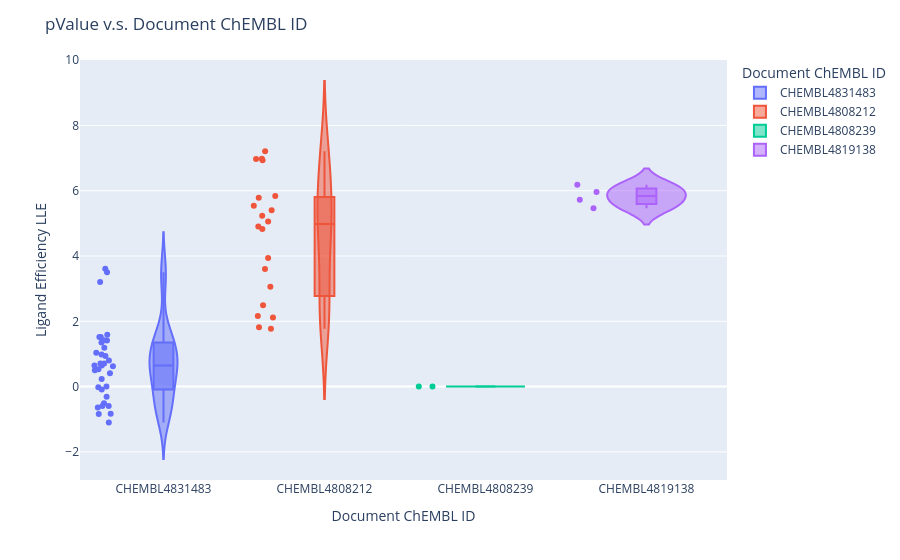

Notebook code cell kept with this figure:
### Markdown cell above
### Plotly.violin

### Code cell
fig = px.violin(df,
                x='Document ChEMBL ID',
                y='Ligand Efficiency LLE',
                color='Document ChEMBL ID',
                box=True,
                points='all',
                hover_data=['Molecular Weight', 'AlogP', 'pChEMBL Value']
                )
fig.update_layout(
    title='pValue v.s. Document ChEMBL ID',
    # showlegend=False, # Legendのon/off
    width=1000,
    # height=700
    ) 

fig.show()

### Figure 1 — Plotly figure (JSON) as saved in the notebook; plotly's stock layout.template omitted (floating-point values rounded to 4 significant figures)
{"data": [{"alignmentgroup": "True", "box": {"visible": true}, "customdata": [[400.6, 5.5, 4.91], [444.2, 5.65, 5.06], [389.3, 4.68, 4.68], [449.4, 5.01, 5.72], [379.3, 4.89, 5.12], [444.2, 5.65, 5.01], [310.4, 4.14, 5.17], [444.2, 5.65, 5.14], [465.4, 6.25, 5.15], [310.4, 3.92, 5.34], [340.4, 3.6, 5.01], [402.5, 5.25, 5.66], [397.5, 3.53, 5.05], [386.5, 5.49, 5.4], [449.4, 5.01, 5.96], [296.4, 3.58, 5.17], [465.4, 6.25, 5.42], [383.5, 3.52, 5.04], [405.3, 4.35, 4.97], [602.6, 2.31, 5.51], [340.4, 3.93, 5.12], [310.4, 3.59, 4.57], [602.6, 2.31, 5.81], [602.6, 2.31, 5.92], [444.2, 5.65, 5.34], [405.3, 4.35, 5.06], [389.3, 4.68, 5.33], [310.4, 3.92, 5.27], [405.3, 4.35, 5], [364.4, 4.6, 5.1], [386.5, 5.49, 5.47], [402.5, 5.25, 5.78], [465.4, 6.25, 5.42], [405.3, 4.35, 5.15]], "hovertemplate": "Document ChEMBL ID=%{x}<br>Ligand Efficiency LLE=%{y}<br>Molecular Weight=%{customdata[0]}<br>AlogP=%{customdata[1]}<br>pChEMBL Value=%{customdata[2]}<extra></extra>", "legendgroup": "CHEMBL4831483", "marker": {"color": "#636efa"}, "name": "CHEMBL4831483", "offsetgroup": "CHEMBL4831483", "orientation": "v", "points": "all", "scalegroup": "True", "showlegend": true, "type": "violin", "x": ["CHEMBL4831483", "CHEMBL4831483", "CHEMBL4831483", "CHEMBL4831483", "CHEMBL4831483", "CHEMBL4831483", "CHEMBL4831483", "CHEMBL4831483", "CHEMBL4831483", "CHEMBL4831483", "CHEMBL4831483", "CHEMBL4831483", "CHEMBL4831483", "CHEMBL4831483", "CHEMBL4831483", "CHEMBL4831483", "CHEMBL4831483", "CHEMBL4831483", "CHEMBL4831483", "CHEMBL4831483", "CHEMBL4831483", "CHEMBL4831483", "CHEMBL4831483", "CHEMBL4831483", "CHEMBL4831483", "CHEMBL4831483", "CHEMBL4831483", "CHEMBL4831483", "CHEMBL4831483", "CHEMBL4831483", "CHEMBL4831483", "CHEMBL4831483", "CHEMBL4831483", "CHEMBL4831483"], "x0": " ", "xaxis": "x", "y": [-0.59, -0.59, 0, 0.71, 0.23, -0.64, 1.04, -0.51, -1.1, 1.42, 1.41, 0.41, 1.52, -0.09, 0.94, 1.59, -0.84, 1.52, 0.62, 3.2, 1.19, 0.98, 3.5, 3.61, -0.31, 0.71, 0.65, 1.35, 0.65, 0.5, -0.02, 0.53, -0.83, 0.8], "y0": " ", "yaxis": "y"}, {"alignmentgroup": "True", "box": {"visible": true}, "customdata": [[403.5, 1.54, 7.38], [362.5, 3.2, 5.32], [485.6, 0.54, 7.52], [572.7, 2.6, 6.54], [600.8, 3.15, 8.05], [452.6, 2.45, 7.51], [504.7, 1.78, 5.38], [362.5, 3.2, 4.97], [601.8, 1.96, 7.19], [635.8, 3.97, 7.03], [464.5, 1.86, 7.64], [485.6, 0.54, 7.47], [452.6, 2.45, 7.85], [485.6, 0.54, 7.51], [464.5, 1.86, 7.4], [472.5, 0.89, 8.1], [461.6, 3.34, 5.5], [679.9, 2.45, 4.94], [475.6, 3.59, 5.41], [452.6, 2.45, 7.28]], "hovertemplate": "Document ChEMBL ID=%{x}<br>Ligand Efficiency LLE=%{y}<br>Molecular Weight=%{customdata[0]}<br>AlogP=%{customdata[1]}<br>pChEMBL Value=%{customdata[2]}<extra></extra>", "legendgroup": "CHEMBL4808212", "marker": {"color": "#EF553B"}, "name": "CHEMBL4808212", "offsetgroup": "CHEMBL4808212", "orientation": "v", "points": "all", "scalegroup": "True", "showlegend": true, "type": "violin", "x": ["CHEMBL4808212", "CHEMBL4808212", "CHEMBL4808212", "CHEMBL4808212", "CHEMBL4808212", "CHEMBL4808212", "CHEMBL4808212", "CHEMBL4808212", "CHEMBL4808212", "CHEMBL4808212", "CHEMBL4808212", "CHEMBL4808212", "CHEMBL4808212", "CHEMBL4808212", "CHEMBL4808212", "CHEMBL4808212", "CHEMBL4808212", "CHEMBL4808212", "CHEMBL4808212", "CHEMBL4808212"], "x0": " ", "xaxis": "x", "y": [5.84, 2.12, 6.98, 3.94, 4.9, 5.06, 3.6, 1.77, 5.23, 3.06, 5.78, 6.93, 5.4, 6.97, 5.54, 7.21, 2.16, 2.49, 1.82, 4.83], "y0": " ", "yaxis": "y"}, {"alignmentgroup": "True", "box": {"visible": true}, "customdata": [[1469.0, 0, 4.24], [1469.0, 0, 4.15]], "hovertemplate": "Document ChEMBL ID=%{x}<br>Ligand Efficiency LLE=%{y}<br>Molecular Weight=%{customdata[0]}<br>AlogP=%{customdata[1]}<br>pChEMBL Value=%{customdata[2]}<extra></extra>", "legendgroup": "CHEMBL4808239", "marker": {"color": "#00cc96"}, "name": "CHEMBL4808239", "offsetgroup": "CHEMBL4808239", "orientation": "v", "points": "all", "scalegroup": "True", "showlegend": true, "type": "violin", "x": ["CHEMBL4808239", "CHEMBL4808239"], "x0": " ", "xaxis": "x", "y": [0, 0], "y0": " ", "yaxis": "y"}, {"alignmentgroup": "True", "box": {"visible": true}, "customdata": [[555.5, 0.89, 6.35], [504.5, 1.24, 6.96], [555.5, 0.89, 7.07], [504.5, 1.24, 7.2]], "hovertemplate": "Document ChEMBL ID=%{x}<br>Ligand Efficiency LLE=%{y}<br>Molecular Weight=%{customdata[0]}<br>AlogP=%{customdata[1]}<br>pChEMBL Value=%{customdata[2]}<extra></extra>", "legendgroup": "CHEMBL4819138", "marker": {"color": "#ab63fa"}, "name": "CHEMBL4819138", "offsetgroup": "CHEMBL4819138", "orientation": "v", "points": "all", "scalegroup": "True", "showlegend": true, "type": "violin", "x": ["CHEMBL4819138", "CHEMBL4819138", "CHEMBL4819138", "CHEMBL4819138"], "x0": " ", "xaxis": "x", "y": [5.46, 5.72, 6.18, 5.96], "y0": " ", "yaxis": "y"}], "layout": {"autosize": true, "legend": {"title": {"text": "Document ChEMBL ID"}, "tracegroupgap": 0}, "margin": {"t": 60}, "title": {"text": "pValue v.s. Document ChEMBL ID"}, "violinmode": "overlay", "xaxis": {"anchor": "y", "autorange": true, "categoryarray": ["CHEMBL4831483", "CHEMBL4808212", "CHEMBL4808239", "CHEMBL4819138"], "categoryorder": "array", "domain": [0, 1], "range": [-0.5108, 3.5], "title": {"text": "Document ChEMBL ID"}, "type": "category"}, "yaxis": {"anchor": "x", "autorange": true, "domain": [0, 1], "range": [-2.86, 10.0], "title": {"text": "Ligand Efficiency LLE"}, "type": "linear"}}}
